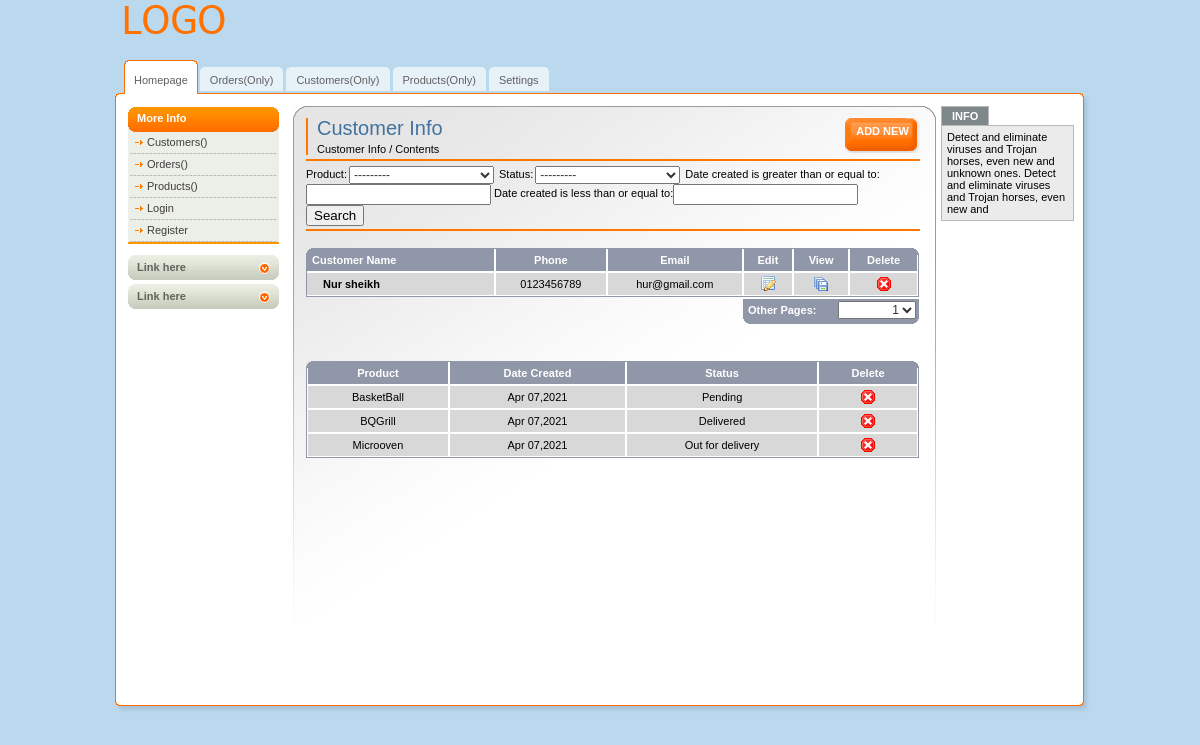
Page /customer_detail/nur-sheikh on the committed database.
### core/models.py (models this page shows, shortened)
class Customer(models.Model):
    user = models.OneToOneField(User,on_delete=models.SET_NULL,blank=True,null=True)
    name = models.CharField(max_length=100,null=True,blank=True)
    slug = models.SlugField(blank=True,null=True,unique=True)
    phone = models.CharField(max_length=100,null=True,blank=True)
    profile_pic = models.ImageField(max_length=200,null=True)
    email = models.CharField(max_length=100,null=True,blank=True)
    date_created = models.DateTimeField(auto_now_add=True)
    my_bio = QuillField()

class Order(models.Model):
    STATUS =(
        ('Pending','Pending'),
        ('Delivered','Delivered'),
        ('Out for delivery','Out for delivery')
    )
    customer = models.ForeignKey(Customer,null=True,on_delete=models.CASCADE)
    product = models.ForeignKey(Product,null=True,on_delete=models.CASCADE)
    date_created= models.DateTimeField(auto_now_add=True)
    status = models.CharField(max_length=100,choices=STATUS)
    slug = models.SlugField(blank=True,null=True)

class Product(models.Model):
    CATEGORY =(
        ('Indoor','Indoor'),
        ('Outdoor','Outdoor')
    )
    name= models.CharField(max_length=100)
    price = models.FloatField()
    category = models.CharField(max_length=100,choices=CATEGORY)
    description = models.CharField(max_length=100)
    date_created = models.DateTimeField(auto_now_add=True)
    tags = models.ManyToManyField('Tag')
    def __str__(self):
        return self.name

### core/views.py (the view)
# urls.py: path('customer_detail/<str:slug>',customer_single,name='customer_detail'),
def customer_single(request,slug):
    customer = Customer.objects.get(slug=slug)
    orders = customer.order_set.all()
    order_filtered = OrderFilter(request.GET,queryset=orders)
    orders=order_filtered.qs
    context={
        'customer':customer,
        'title':'Customer Info',
        'orders':orders,
        'filter':order_filtered,
    }
    return render(request,'customer_single.html',context)

### core/templates/customer_single.html (shortened to what this page needs)
{% extends 'base.html' %}
{% block content %}
{% load static %}
  <div id="middle">
{% include 'side.html' %}
    <div id="center-column">
      <div class="top-bar"> <a href="{% url 'add_order_specific' customer.slug %}" class="button">ADD NEW </a>
        <h1>{{title}}</h1>
        <div class="breadcrumbs"><a href="#">{{title}}</a> / <a href="#">Contents</a></div>
      </div>
      <br />
      <form method='GET'>{% csrf_token %}
      <div class="select-bar">
        <label>
        {{filter.form}}<br>
        </label>
        <label>
        <input type="submit" name="Submit" value="Search" />
        </label>
      </div>
      </form>
      <div class="table"> <img src="img/bg-th-left.gif" width="8" height="7" alt="" class="left" /> <img src="img/bg-th-right.gif" width="7" height="7" alt="" class="right" />
        <table class="listing" cellpadding="0" cellspacing="0">
          <tr>
            <th class="first" width="177">Customer Name</th>
            <th>Phone</th>
            <th>Email</th>
            <th>Edit</th>
            <th>View</th>
            <th>Delete</th>
          </tr>
          <tr>
            <td class="first style2">{{customer.name}} </td>
            <td>{{customer.phone}}</td>
            <td>{{customer.email}}</td>
             <td><img src=" {% static 'img/edit-icon.gif' %}" width="16" height="16" alt="save" /></td>
            <td><img src=" {% static 'img/save-icon.gif' %}" width="16" height="16" alt="save" /></td>
            <td><img src=" {% static 'img/hr.gif' %}" width="16" height="16" alt="" /></td>
          </tr>
        </table>
        <div class="select"> <strong>Other Pages: </strong>
          <select>
            <option>1</option>
          </select>
        </div>
      </div>
      <div class="table"> <img src="img/bg-th-left.gif" width="8" height="7" alt="" class="left" /> <img src="img/bg-th-right.gif" width="7" height="7" alt="" class="right" />
                <table class="listing" cellpadding="0" cellspacing="0">
          <tr>
            <th>Product</th>
            <th>Date Created</th>
            <th>Status</th>
            <th>Delete</th>
          </tr>
      {% for order in orders %}
          <tr>
            <td>{{order.product.name}}</td>
            <td>{{order.date_created|date:"M d,Y"}}</td>
             <td>{{order.status}}</td>
            <td><img src=" {% static 'img/hr.gif' %}" width="16" height="16" alt="" /></td>
          </tr>
      {% endfor %}
        </table>
      </div>
    </div>
            {% endblock content %}

### core/static/css/all.css (style rules this page uses)
body { margin:0; padding:0; background:#BBD9EE; color:#000; font-family:tahoma,arial,sans-serif; font-size:11px; }
form { margin:0; padding:0 }
img { border:none; }
a { color:#060606;text-decoration: none }
input { vertical-align:middle }
input.text, select, textarea { font-family:arial,sans-serif; color:#333; font-size:12px; vertical-align:middle; }
#middle { float:left; width:967px; background:url(../img/bg-middle.gif) repeat-y left; padding:0 13px 0 12px; }
#center-column { float:left; width:614px; background:url(../img/bg-center-column.jpg) no-repeat left top; min-height:584px; padding:12px 16px 0 13px; }
.top-bar { float:left; width:603px; border-left:2px solid #f70; padding:0 0 0 9px; margin:0 0 4px 0; }
.top-bar h1 { font:20px/21px verdana,sans-serif; color:#43729F; margin:0 0 4px 0; }
.top-bar a.button { float:right; display:block; width:75px; height:35px; text-align:center; color:#fff; text-transform:uppercase; font-weight:bold; line-height:27px; background:url(../img/bg-orange-button.gif) no-repeat; }
.select-bar { clear:both; border-top:2px solid #f70; border-bottom:2px solid #f70; padding:5px 0 3px 0; margin:0 0 17px 0; }
.select-bar select { width:145px;margin:0 2px; }
div.table { float:left; position:relative; width:614px; margin:0 0 37px 0; }
table.listing { border-bottom:1px solid #9097A9; width:613px; padding:0; margin:0; border:1px solid #9097A9; }
table.listing th { border-top:0 !important; }
div.table img.left { position:absolute; top:0; left:0; }
div.table img.right { position:absolute; top:0; right:1px; }
table.listing td, table.listing th { border:1px solid #fff; text-align:center; }
table.listing th { background:#9097A9; color:#fff; padding:5px; }
table.listing td { background:#D8D8D8; color:#000; padding:3px 5px; }
table.listing .first { border-left:0px solid #9097A9;text-align:left; }
table.listing th.first { background:#9097A9 url(../img/bg-th-left.gif) no-repeat left top;border-left:0; }
table.listing .style2 { font-weight:bold;padding-left:16px; }
div.table .select { float:right; margin:2px 1px 0 0; width:176px; height:25px; background:#9097A9 url(../img/bg-select.gif); color:#fff; }
div.table .select strong { float:left; padding:5px 0 0 5px; }
div.table .select select { float:right; width:78px; margin:2px 3px 0 0; text-align:right; }

### rows in the picture
Customer: name "Nur sheikh", phone "0123456789", email "hur@gmail.com"
Order: product.name "BasketBall", date_created "Apr 07,2021", status "Pending"
Order: product.name "BQGrill", date_created "Apr 07,2021", status "Delivered"
Order: product.name "Microoven", date_created "Apr 07,2021", status "Out for delivery"

### other values in the picture
{{ title }} "Customer Info"
